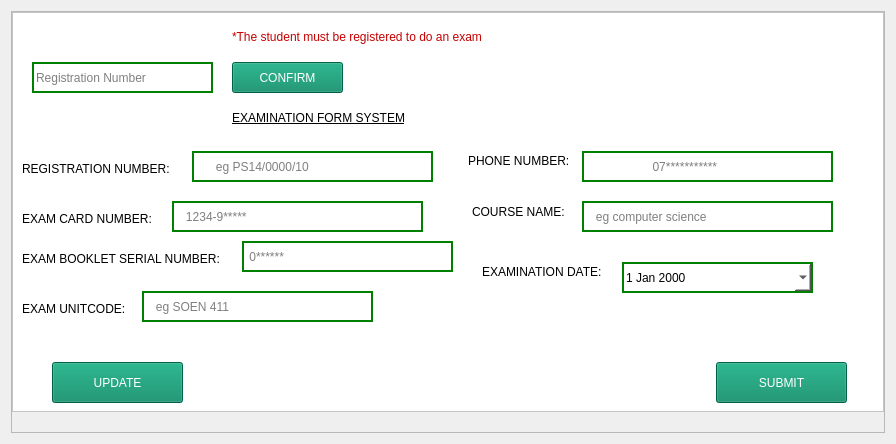
            <widget class="QWidget" name="page_1">
             <layout class="QVBoxLayout" name="verticalLayout_7">
              <item>
               <widget class="QFrame" name="frame">
                <property name="frameShape">
                 <enum>QFrame::StyledPanel</enum>
                </property>
                <property name="frameShadow">
                 <enum>QFrame::Raised</enum>
                </property>
                <layout class="QGridLayout" name="gridLayout">
                 <property name="leftMargin">
                  <number>0</number>
                 </property>
                 <property name="topMargin">
                  <number>0</number>
                 </property>
                 <property name="rightMargin">
                  <number>0</number>
                 </property>
                 <property name="bottomMargin">
                  <number>0</number>
                 </property>
                 <property name="spacing">
                  <number>0</number>
                 </property>
                 <item row="3" column="0">
                  <spacer name="verticalSpacer_2">
                   <property name="orientation">
                    <enum>Qt::Vertical</enum>
                   </property>
                   <property name="sizeHint" stdset="0">
                    <size>
                     <width>20</width>
                     <height>20</height>
                    </size>
                   </property>
                  </spacer>
                 </item>
                 <item row="1" column="0">
                  <widget class="QFrame" name="frame_4">
                   <property name="minimumSize">
                    <size>
                     <width>872</width>
                     <height>400</height>
                    </size>
                   </property>
                   <property name="maximumSize">
                    <size>
                     <width>872</width>
                     <height>600</height>
                    </size>
                   </property>
                   <property name="styleSheet">
                    <string notr="true">background-color: rgb(255, 255, 255);</string>
                   </property>
                   <property name="frameShape">
                    <enum>QFrame::StyledPanel</enum>
                   </property>
                   <property name="frameShadow">
                    <enum>QFrame::Raised</enum>
                   </property>
                   <widget class="QLineEdit" name="regEdit">
                    <property name="geometry">
                     <rect>
                      <x>180</x>
                      <y>139</y>
                      <width>241</width>
                      <height>31</height>
                     </rect>
                    </property>
                    <property name="styleSheet">
                     <string notr="true">border : 2px solid green;
font: 12pt &quot;Arial Rounded MT Bold&quot;;</string>
                    </property>
                    <property name="placeholderText">
                     <string>      eg PS14/0000/10</string>
                    </property>
                   </widget>
                   <widget class="QLineEdit" name="cardEdit">
                    <property name="geometry">
                     <rect>
                      <x>160</x>
                      <y>189</y>
                      <width>251</width>
                      <height>31</height>
                     </rect>
                    </property>
                    <property name="styleSheet">
                     <string notr="true">border : 2px solid green;
font: 12pt &quot;Arial Rounded MT Bold&quot;;</string>
                    </property>
                    <property name="placeholderText">
                     <string>   1234-9*****</string>
                    </property>
                   </widget>
                   <widget class="QLabel" name="label">
                    <property name="geometry">
                     <rect>
                      <x>10</x>
                      <y>149</y>
                      <width>161</width>
                      <height>16</height>
                     </rect>
                    </property>
                    <property name="styleSheet">
                     <string notr="true">font: 87 8pt &quot;Arial Black&quot;;</string>
                    </property>
                    <property name="text">
                     <string>REGISTRATION NUMBER:</string>
                    </property>
                   </widget>
                   <widget class="QLabel" name="label_2">
                    <property name="geometry">
                     <rect>
                      <x>456</x>
                      <y>139</y>
                      <width>111</width>
                      <height>20</height>
                     </rect>
                    </property>
                    <property name="styleSheet">
                     <string notr="true">font: 87 8pt &quot;Arial Black&quot;;</string>
                    </property>
                    <property name="text">
                     <string>PHONE NUMBER:</string>
                    </property>
                   </widget>
                   <widget class="QLabel" name="label_3">
                    <property name="geometry">
                     <rect>
                      <x>10</x>
                      <y>199</y>
                      <width>141</width>
                      <height>16</height>
                     </rect>
                    </property>
                    <property name="styleSheet">
                     <string notr="true">font: 87 8pt &quot;Arial Black&quot;;</string>
                    </property>
                    <property name="text">
                     <string>EXAM CARD NUMBER:</string>
                    </property>
                   </widget>
                   <widget class="QLabel" name="label_4">
                    <property name="geometry">
                     <rect>
                      <x>10</x>
                      <y>239</y>
                      <width>211</width>
                      <height>16</height>
                     </rect>
                    </property>
                    <property name="styleSheet">
                     <string notr="true">font: 87 8pt &quot;Arial Black&quot;;</string>
                    </property>
                    <property name="text">
                     <string>EXAM BOOKLET SERIAL NUMBER:</string>
                    </property>
                   </widget>
                   <widget class="QDateEdit" name="dateEdit">
                    <property name="geometry">
                     <rect>
                      <x>610</x>
                      <y>250</y>
                      <width>191</width>
                      <height>31</height>
                     </rect>
                    </property>
                    <property name="styleSheet">
                     <string notr="true">border : 2px solid green;
font: 12pt &quot;Arial Rounded MT Bold&quot;;</string>
                    </property>
                    <property name="calendarPopup">
                     <bool>true</bool>
                    </property>
                   </widget>
                   <widget class="QLabel" name="label_5">
                    <property name="geometry">
                     <rect>
                      <x>10</x>
                      <y>289</y>
                      <width>111</width>
                      <height>16</height>
                     </rect>
                    </property>
                    <property name="styleSheet">
                     <string notr="true">font: 87 8pt &quot;Arial Black&quot;;</string>
                    </property>
                    <property name="text">
                     <string>EXAM UNITCODE:</string>
                    </property>
                   </widget>
                   <widget class="QLabel" name="label_6">
                    <property name="geometry">
                     <rect>
                      <x>460</x>
                      <y>190</y>
                      <width>101</width>
                      <height>20</height>
                     </rect>
                    </property>
                    <property name="styleSheet">
                     <string notr="true">font: 87 8pt &quot;Arial Black&quot;;</string>
                    </property>
                    <property name="text">
                     <string>COURSE NAME:</string>
                    </property>
                   </widget>
                   <widget class="QLabel" name="label_7">
                    <property name="geometry">
                     <rect>
                      <x>470</x>
                      <y>250</y>
                      <width>131</width>
                      <height>20</height>
                     </rect>
                    </property>
                    <property name="styleSheet">
                     <string notr="true">font: 87 8pt &quot;Arial Black&quot;;</string>
                    </property>
                    <property name="text">
                     <string>EXAMINATION DATE:</string>
                    </property>
                   </widget>
                   <widget class="QLineEdit" name="bookEdit">
                    <property name="geometry">
                     <rect>
                      <x>230</x>
                      <y>229</y>
                      <width>211</width>
                      <height>31</height>
                     </rect>
                    </property>
                    <property name="styleSheet">
                     <string notr="true">border : 2px solid green;
font: 12pt &quot;Arial Rounded MT Bold&quot;;</string>
                    </property>
                    <property name="placeholderText">
                     <string> 0******</string>
                    </property>
                   </widget>
                   <widget class="QLineEdit" name="unitEdit">
                    <property name="geometry">
                     <rect>
                      <x>130</x>
                      <y>279</y>
                      <width>231</width>
                      <height>31</height>
                     </rect>
                    </property>
                    <property name="styleSheet">
                     <string notr="true">border : 2px solid green;
font: 12pt &quot;Arial Rounded MT Bold&quot;;</string>
                    </property>
                    <property name="placeholderText">
                     <string>   eg SOEN 411</string>
                    </property>
                   </widget>
                   <widget class="QLineEdit" name="telEdit">
                    <property name="geometry">
                     <rect>
                      <x>570</x>
                      <y>139</y>
                      <width>251</width>
                      <height>31</height>
                     </rect>
                    </property>
                    <property name="styleSheet">
                     <string notr="true">border : 2px solid green;
font: 12pt &quot;Arial Rounded MT Bold&quot;;</string>
                    </property>
                    <property name="placeholderText">
                     <string>                    07***********</string>
                    </property>
                   </widget>
                   <widget class="QLineEdit" name="courseEdit">
                    <property name="geometry">
                     <rect>
                      <x>570</x>
                      <y>189</y>
                      <width>251</width>
                      <height>31</height>
                     </rect>
                    </property>
                    <property name="styleSheet">
                     <string notr="true">border : 2px solid green;
font: 12pt &quot;Arial Rounded MT Bold&quot;;</string>
                    </property>
                    <property name="placeholderText">
                     <string>   eg computer science</string>
                    </property>
                   </widget>
                   <widget class="QLabel" name="label_8">
                    <property name="geometry">
                     <rect>
                      <x>220</x>
                      <y>90</y>
                      <width>421</width>
                      <height>31</height>
                     </rect>
                    </property>
                    <property name="styleSheet">
                     <string notr="true">font: 22pt &quot;MS Sans Serif&quot;;
text-decoration: underline;
</string>
                    </property>
                    <property name="text">
                     <string>EXAMINATION FORM SYSTEM</string>
                    </property>
                   </widget>
                   <widget class="QPushButton" name="submitButton">
                    <property name="geometry">
                     <rect>
                      <x>704</x>
                      <y>350</y>
                      <width>131</width>
                      <height>41</height>
                     </rect>
                    </property>
                    <property name="styleSheet">
                     <string notr="true">QPushButton {
font: 87 8pt &quot;Arial Black&quot;;
background-color: rgb(0, 134, 98);
color: rgb(255, 255, 255);
}
QPushButton:hover {
	background-color: rgb(85, 170, 255);
}</string>
                    </property>
                    <property name="text">
                     <string>SUBMIT</string>
                    </property>
                   </widget>
                   <widget class="QPushButton" name="updateButton">
                    <property name="geometry">
                     <rect>
                      <x>40</x>
                      <y>350</y>
                      <width>131</width>
                      <height>41</height>
                     </rect>
                    </property>
                    <property name="styleSheet">
                     <string notr="true">QPushButton {
font: 87 8pt &quot;Arial Black&quot;;
background-color: rgb(0, 134, 98);
color: rgb(255, 255, 255);
}
QPushButton:hover {
	background-color: rgb(85, 170, 255);
}</string>
                    </property>
                    <property name="text">
                     <string>UPDATE</string>
                    </property>
                   </widget>
                   <widget class="QLabel" name="label_15">
                    <property name="geometry">
                     <rect>
                      <x>220</x>
                      <y>10</y>
                      <width>421</width>
                      <height>30</height>
                     </rect>
                    </property>
                    <property name="minimumSize">
                     <size>
                      <width>421</width>
                      <height>30</height>
                     </size>
                    </property>
                    <property name="maximumSize">
                     <size>
                      <width>421</width>
                      <height>30</height>
                     </size>
                    </property>
                    <property name="styleSheet">
                     <string notr="true">font: 14pt &quot;MS Sans Serif&quot;;
color: rgb(198, 0, 0);</string>
                    </property>
                    <property name="text">
                     <string>*The student must be registered to do an exam</string>
                    </property>
                   </widget>
                   <widget class="QLineEdit" name="confirmline">
                    <property name="geometry">
                     <rect>
                      <x>20</x>
                      <y>50</y>
                      <width>181</width>
                      <height>31</height>
                     </rect>
                    </property>
                    <property name="styleSheet">
                     <string notr="true">border : 2px solid green;
font: 12pt &quot;Arial Rounded MT Bold&quot;;</string>
                    </property>
                    <property name="placeholderText">
                     <string>Registration Number</string>
                    </property>
                   </widget>
                   <widget class="QPushButton" name="confirmregistered">
                    <property name="geometry">
                     <rect>
                      <x>220</x>
                      <y>50</y>
                      <width>111</width>
                      <height>31</height>
                     </rect>
                    </property>
                    <property name="minimumSize">
                     <size>
                      <width>111</width>
                      <height>31</height>
                     </size>
                    </property>
                    <property name="maximumSize">
                     <size>
                      <width>111</width>
                      <height>31</height>
                     </size>
                    </property>
                    <property name="styleSheet">
                     <string notr="true">QPushButton {
font: 87 8pt &quot;Arial Black&quot;;
background-color: rgb(0, 134, 98);
color: rgb(255, 255, 255);
}
QPushButton:hover {
	background-color: rgb(85, 170, 255);
}</string>
                    </property>
                    <property name="text">
                     <string>CONFIRM</string>
                    </property>
                   </widget>
                   <zorder>submitButton</zorder>
                   <zorder>regEdit</zorder>
                   <zorder>cardEdit</zorder>
                   <zorder>label</zorder>
                   <zorder>label_2</zorder>
                   <zorder>label_3</zorder>
                   <zorder>label_4</zorder>
                   <zorder>dateEdit</zorder>
                   <zorder>label_5</zorder>
                   <zorder>label_6</zorder>
                   <zorder>label_7</zorder>
                   <zorder>bookEdit</zorder>
                   <zorder>unitEdit</zorder>
                   <zorder>telEdit</zorder>
                   <zorder>courseEdit</zorder>
                   <zorder>label_8</zorder>
                   <zorder>updateButton</zorder>
                   <zorder>label_15</zorder>
                   <zorder>confirmline</zorder>
                   <zorder>confirmregistered</zorder>
                  </widget>
                 </item>
                </layout>
               </widget>
              </item>
             </layout>
            </widget>
